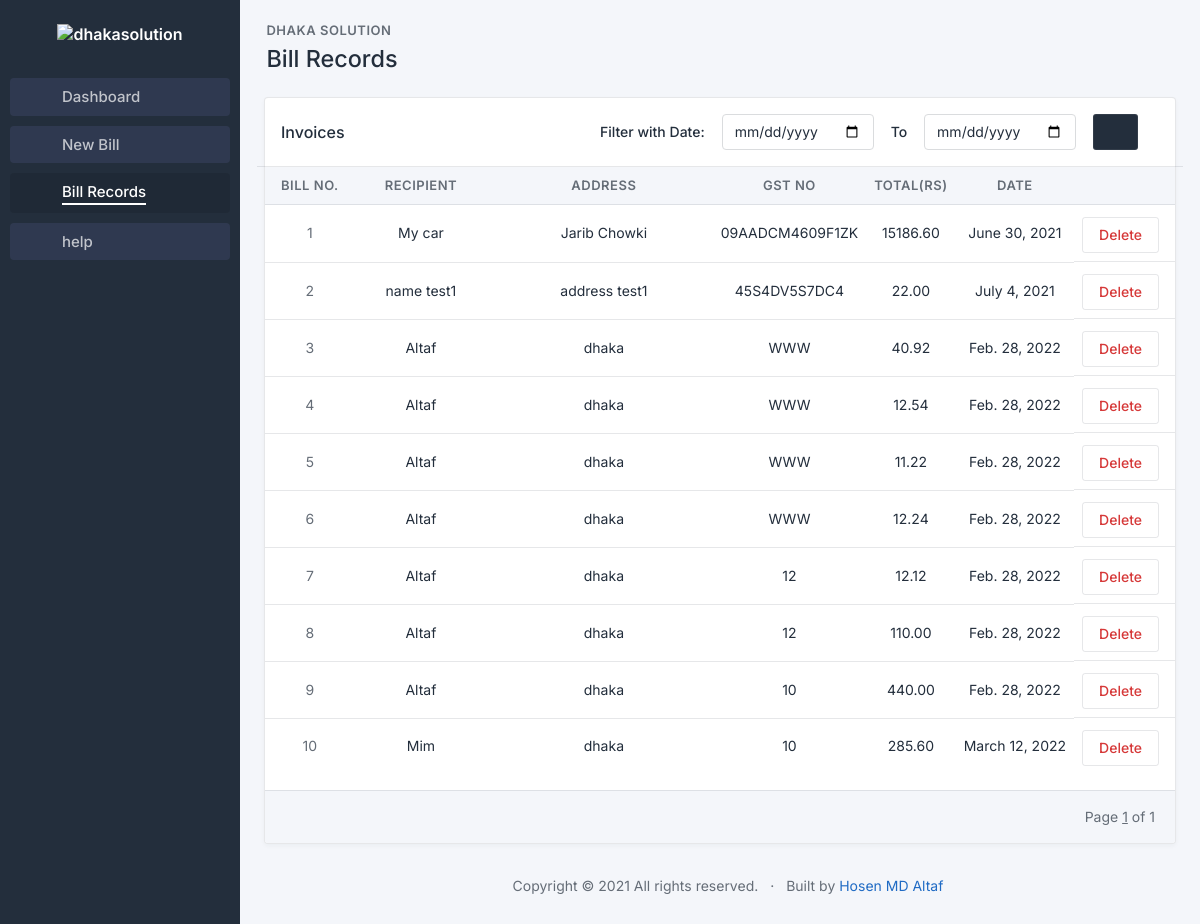
The page /records?page=2 on the database as committed earlier.
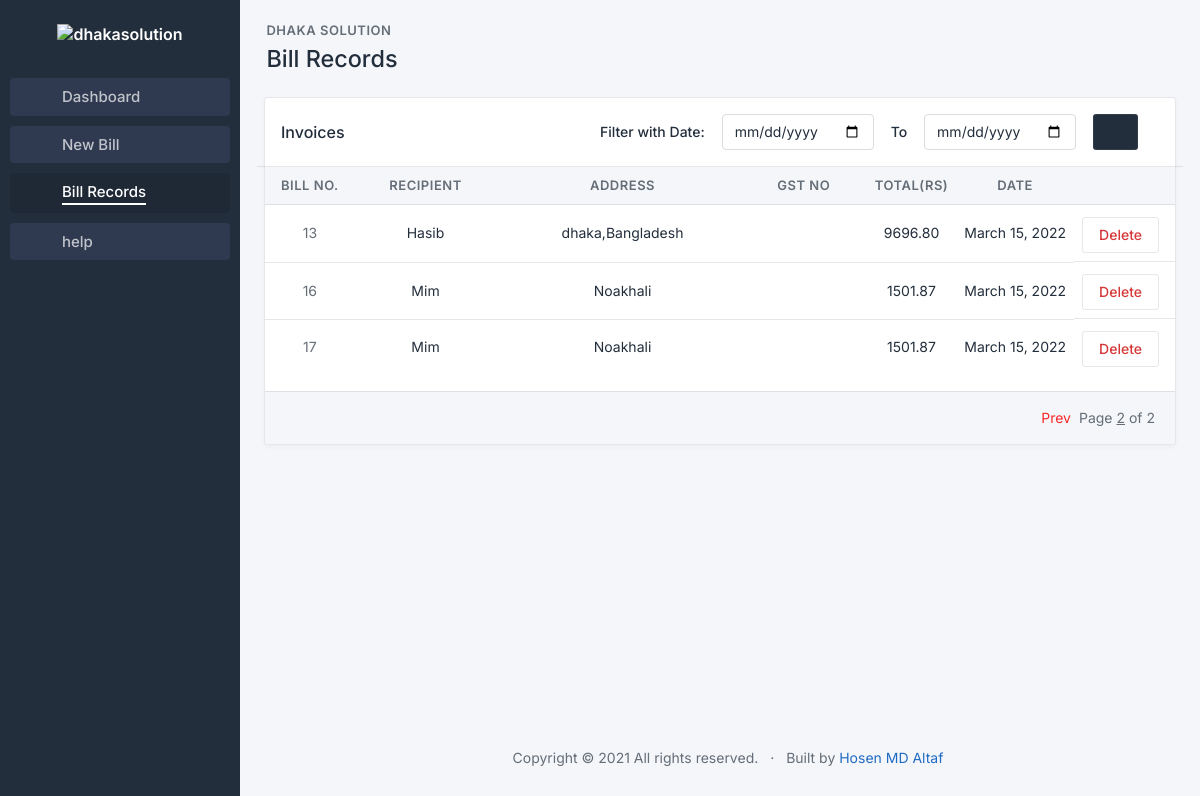
The same page on the database as committed later.
### billmanage/models.py (models this page shows)
class bill(models.Model):
    billno = models.IntegerField(primary_key= True, null=False, blank=False)
    date = models.DateField(default=timezone.now, null=False, blank=False)
    recipient = models.TextField(null=False, blank=False, max_length=100)
    address = models.TextField(null=False, blank=False, max_length=200)
    GSTno = models.CharField(null=False, blank=False, max_length=15)
    cgst = models.IntegerField(null=False, blank=False)
    sgst = models.IntegerField(null=True, blank=True)
    total = models.DecimalField(null=False, blank=False, max_digits=12, decimal_places=2)
    grandtotal = models.DecimalField(null=False, blank=False, max_digits=12, decimal_places=2)
    notice = models.TextField(null=True, blank=True)
    email = models.EmailField(null=True, blank=True)
    phone = models.CharField(null=True, blank=True,max_length=30)

### billmanage/views.py (the view)
# urls.py: path('records', billviews.records, name='records'),
def records(request):
    if request.method=='POST':
        startingdate = request.POST['start']
        enddate = request.POST['end']
        if startingdate and enddate:
            billobj = bill.objects.filter(date__range=[startingdate, enddate])
        else:
            billobj = bill.objects.all()
    else:
        billobj = bill.objects.all()
    paginator = Paginator(billobj, 10)
    page_number = request.GET.get('page')
    try:
        bills = paginator.page(page_number)
    except PageNotAnInteger:
        bills = paginator.page(1)
    except EmptyPage:
        bills = paginator.page(paginator.num_pages)
    return render(request, 'billmanage/records.html', {'bills': bills})

### billmanage/templates/billmanage/records.html (shortened to what the changed rows need)
{% load static %}
<!doctype html>
<html lang="en">
  <head>
    <link href="{% static 'css/tabler.min.css' %}" rel="stylesheet"/>
    <link href="{% static 'css/tabler-flags.min.css' %}" rel="stylesheet"/>
    <link href="{% static 'css/tabler-payments.min.css' %}" rel="stylesheet"/>
    <link href="{% static 'css/tabler-vendors.min.css' %}" rel="stylesheet"/>
    <link href="{% static 'css/demo.min.css' %}" rel="stylesheet"/>
    <link href="{% static 'typicons.font-2.1.2/src/font/typicons.css' %}" rel="stylesheet"/>
  </head>
  <body class="antialiased">
    <div class="page">
      <aside class="navbar navbar-vertical navbar-expand-lg navbar-dark">
        <div class="container-fluid">
          <h1 class="navbar-brand navbar-brand-autodark">
            <a href=".">
              <img src="https://dhakasolution.com/img/logo.png" width="auto" height="50" alt="dhakasolution" class="mt-2">
            </a>
          </h1>
        </div>
      </aside>
      <div class="content">
        <div class="container-xl">
			<div class="page-header d-print-none">
			  <div class="row align-items-center">
				<div class="col" style="zoom: 130%;">
					  <h2 class="page-title">
						Bill Records
					  </h2>
				</div>
			  </div>
			</div>
			<div class="card">
                <div class="table-responsive" >
                  <table class="table card-table table-vcenter text-nowrap datatable">
                    <thead>
                        <tr class="text-center">
                            <th style="width: 4 rem; font-size: 13px;">Bill No.</th>
                            <th style="width: 10rem; font-size: 13px;">Recipient</th>
                            <th style="width: 15rem;overflow-wrap: break-word;font-size: 13px;">Address</th>
                            <th style="width: 8rem;font-size: 13px;">GST no</th>
                            <th style="font-size: 13px;">Total(Rs)</th>
                            <th style="font-size: 13px;">Date</th>
                            <th></th>
                          </tr>
                    </thead>
                    <tbody class="text-center">
                    {% for bill in bills%}
                      <tr>
                        <td style="width: 5rem;"><span class="text-muted">{{bill.billno}}</span></td>
                        <td style="width: 10rem;"><a href="{% url 'invoice' billno=bill.billno %}" class="text-reset" tabindex="-1">{{bill.recipient}}</a></td>
                        <td style="width: 15rem;overflow-wrap: break-word;">{{bill.address}}</td>
                        <td style="width: 8rem;">{{bill.GSTno}}</td>
                        <td>{{bill.grandtotal}}</td>
                        <td>{{bill.date}}</td>
                        <td class="text-end d-flex" style="justify-content: space-around;">
                            <a  href="{% url 'delete' billno=bill.billno %}" style="text-decoration: none;"><button class="btn btn-outline-red pl-2 pr-2 mt-1" >Delete</button></a>
                        </td>
                      </tr>
                    {% endfor %}
                    </tbody>
                  </table>
                </div>
                <div class="card-footer d-flex align-items-center">
                  <ul class="pagination m-0 ms-auto">
                    {% if bills.has_previous %}
                    <li class="page-item">
                        <a class="page-link" style="color: rgb(250, 40, 40);" href="?page={{ bills.previous_page_number }}">
                        <i class="typcn typcn-arrow-back"></i>
                        Prev
                      </a>
                    </li>
                    {% endif %}
                    <li class="page-item m-1">
                        Page <span><u>{{ bills.number }}</u></span> of <span>{{ bills.paginator.num_pages }}</span>
                    </li>
                  </ul>
                </div>
              </div>
		  </div>
      </div>
    </div>
  </body>
</html>

Rows that differ between the two databases and show on the page:
no longer on this page (row unchanged): bill: billno "1", recipient "My car", address "Jarib Chowki", GSTno "09AADCM4609F1ZK", grandtotal "15186.60", date "June 30, 2021"
no longer on this page (row unchanged): bill: billno "2", recipient "name test1", address "address test1", GSTno "45S4DV5S7DC4", grandtotal "22.00", date "July 4, 2021"
no longer on this page (row edited): bill: billno "3", recipient "Altaf", address "dhaka", GSTno "WWW", grandtotal "40.92", date "Feb. 28, 2022"
no longer on this page (row edited): bill: billno "4", recipient "Altaf", address "dhaka", GSTno "WWW", grandtotal "12.54", date "Feb. 28, 2022"
removed bill: billno "5", recipient "Altaf", address "dhaka", GSTno "WWW", grandtotal "11.22", date "Feb. 28, 2022"
removed bill: billno "6", recipient "Altaf", address "dhaka", GSTno "WWW", grandtotal "12.24", date "Feb. 28, 2022"
no longer on this page (row edited): bill: billno "7", recipient "Altaf", address "dhaka", GSTno "12", grandtotal "12.12", date "Feb. 28, 2022"
no longer on this page (row edited): bill: billno "8", recipient "Altaf", address "dhaka", GSTno "12", grandtotal "110.00", date "Feb. 28, 2022"
no longer on this page (row edited): bill: billno "9", recipient "Altaf", address "dhaka", GSTno "10", grandtotal "440.00", date "Feb. 28, 2022"
no longer on this page (row edited): bill: billno "10", recipient "Mim", address "dhaka", GSTno "10", grandtotal "285.60", date "March 12, 2022"
added bill: billno "13", recipient "Hasib", address "dhaka,Bangladesh", grandtotal "9696.80", date "March 15, 2022"
added bill: billno "16", recipient "Mim", address "Noakhali", grandtotal "1501.87", date "March 15, 2022"
added bill: billno "17", recipient "Mim", address "Noakhali", grandtotal "1501.87", date "March 15, 2022"
Other text that changed with them:
{{ bills.number }}: "1" → "2"
{{ bills.paginator.num_pages }}: "1" → "2"
text now shown: "Prev"
